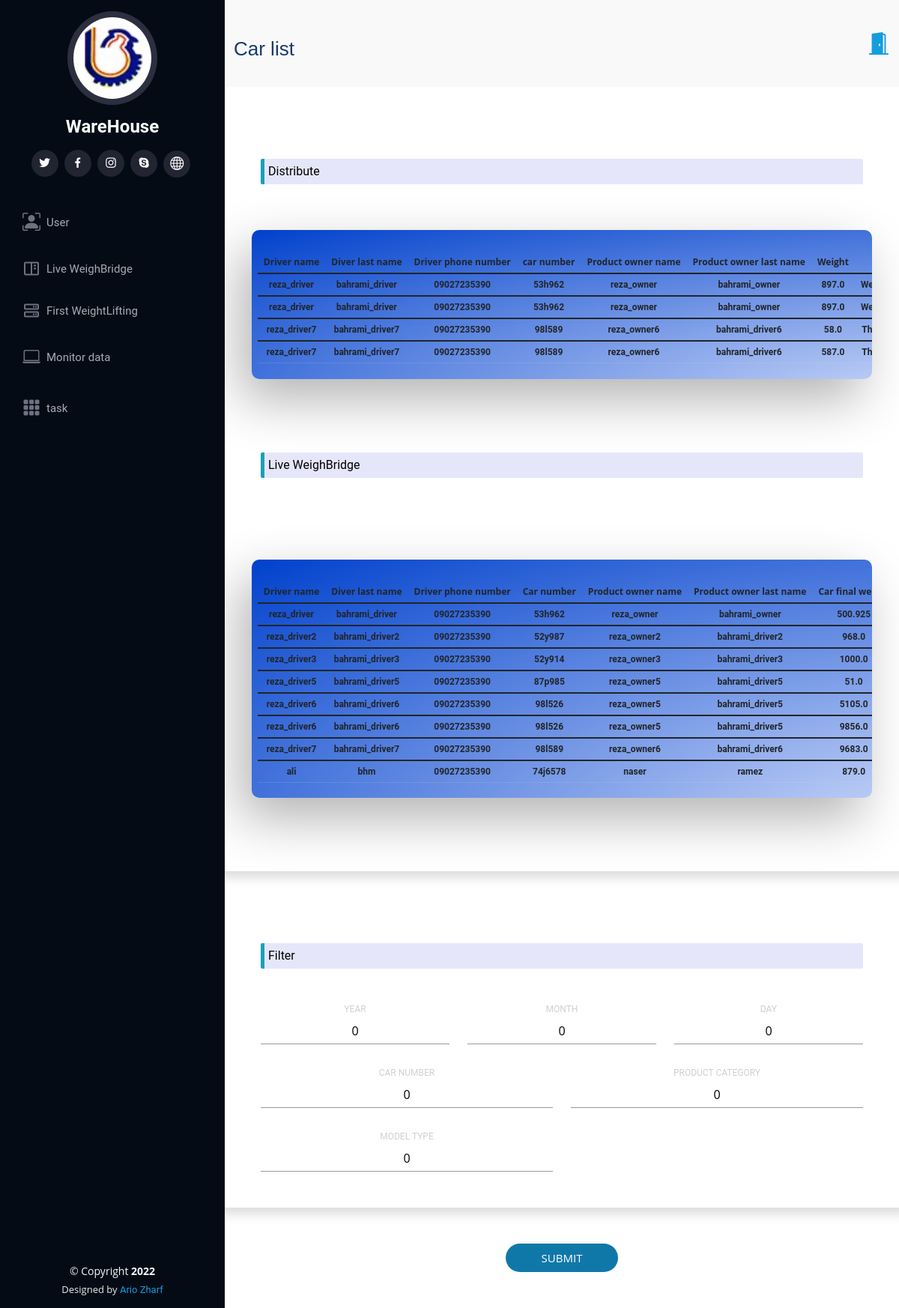
Screenshot of /car/list/0/0/0/0/0/0/ (signed in) with the database file from the repository.
### WareHouseApp/models.py (models this page shows, shortened)
class Driver(models.Model):
    name = models.CharField(max_length=25)
    last_name = models.CharField(max_length=25)
    phone_number = models.CharField(max_length=12)
    driver_id = models.CharField(default=str(uuid1().int), max_length=250, primary_key=True)
    car = models.ForeignKey(Car, on_delete=models.CASCADE)

class Car(models.Model):
    car_number = models.CharField(max_length=20)
    live_product = models.BooleanField(default=True)
    car_id = models.CharField(default=str(uuid1().int), max_length=250, primary_key=True)
    product_owner = models.ForeignKey(ProductOwner, models.PROTECT)

class ProductOwner(models.Model):
    name = models.CharField(max_length=25)
    last_name = models.CharField(max_length=25)
    product_owner_id = models.CharField(default=str(uuid1().int), max_length=300, primary_key=True)

class Distributed(models.Model):
    date = models.FloatField(default=time.time())
    weight = models.FloatField()
    sale_price = models.IntegerField()
    type_of_gender = (('C', "chicken"),
                      ('T', "turkey"),
                      ('Q', "quail"))
    product_category = models.CharField(choices=type_of_gender, max_length=1)
    bill_of_lading = models.CharField(default=str(uuid1().int), max_length=250, primary_key=True)
    number_of_box = models.IntegerField(null=True)
    driver = models.ForeignKey(Driver, on_delete=models.CASCADE)
    first_weight_lifting = models.ForeignKey(FirstWeightLifting, on_delete=models.CASCADE)
    sales_manager = models.ForeignKey(SalesManager, on_delete=models.CASCADE, null=True)

class LiveWeighbridge(models.Model):
    live_weighbridge_id = models.CharField(default=str(uuid1().int), max_length=250, primary_key=True)
    final_weight = models.FloatField(null=True)
    car_weight = models.FloatField(null=True)
    car_empty = models.BooleanField(default=False)
    weighting_date = models.FloatField(default=time.time())
    type_of_gender = (('C', "chicken"),
                      ('T', "turkey"),
                      ('Q', "quail"))
    product_category = models.CharField(max_length=1, choices=type_of_gender)
    slaughter_status = models.BooleanField(default=False)
    slaughter_start_date = models.FloatField(null=True)
    slaughter_finish_date = models.FloatField(null=True)
    buy_price = models.IntegerField()
    Live_Weighbridge_Manager = models.ForeignKey(LiveWeighbridgeManager, on_delete=models.PROTECT, null=True)
    driver = models.ForeignKey(Driver, on_delete=models.PROTECT)

### WareHouseApp/views.py (the view, shortened to what this page needs)
def car_list(requests, car_number='0', product_category='0', model_type='0', year='0', month='0', day='0'):
    if requests.user.is_authenticated:
        ceo_list = models.CEO.objects.all().filter(username=requests.user.username)
        if len(ceo_list) > 0 or requests.user.is_superuser:
            if model_type == '0':
                dist_list = models.Distributed.objects.all()
                lwb_list = models.LiveWeighbridge.objects.all()
            elif model_type == '1':
                dist_list = models.Distributed.objects.all()
                lwb_list = models.LiveWeighbridge.objects.all().filter(car_weight=-5248.0)
            elif model_type == '2':
                dist_list = models.Distributed.objects.all().filter(weight=-5248.0)
                lwb_list = models.LiveWeighbridge.objects.all().filter()
            else:
                dist_list = models.Distributed.objects.all().filter(weight=-5248.0)
                lwb_list = models.LiveWeighbridge.objects.all().filter(car_weight=-5248.0)
            if car_number != '0':
                dist_list = dist_list.filter(driver__car__car_number=car_number)
                lwb_list = lwb_list.filter(driver__car__car_number=car_number)
            if product_category == '1':
                dist_list = dist_list.filter(product_category='C')
                lwb_list = lwb_list.filter(product_category='C')
            elif product_category == '2':
                dist_list = dist_list.filter(product_category='T')
                lwb_list = lwb_list.filter(product_category='T')
            elif product_category == '3':
                dist_list = dist_list.filter(product_category='Q')
                lwb_list = lwb_list.filter(product_category='Q')
            car_temp = loader.get_template('WareHouseApp/car_list.html')
            dist_final_list = []
            for dist in dist_list:
                if dist.product_category == 'C':
                    prod_category = 'chicken'
                elif dist.product_category == 'T':
                    prod_category = 'turkey'
                elif dist.product_category == 'Q':
                    prod_category = 'quail'
                dist_final_list.append([
                    dist.driver.name, dist.driver.last_name, dist.driver.phone_number,
                    dist.driver.car.car_number,
                    dist.driver.car.product_owner.name, dist.driver.car.product_owner.last_name,
                    dist.weight, time.ctime(dist.date), dist.sale_price, prod_category,
                    dist.bill_of_lading, dist.number_of_box
                ])
            lwb_final_list = []
            for lwb in lwb_list:
                if lwb.product_category == 'C':
                    prod_category = 'Chicken'
                elif lwb.product_category == 'T':
                    prod_category = 'turkey'
                elif lwb.product_category == 'Q':
                    prod_category = 'Quail'
                lwb_final_list.append([
                    lwb.driver.name, lwb.driver.last_name, lwb.driver.phone_number,
                    lwb.driver.car.car_number,
                    lwb.driver.car.product_owner.name, lwb.driver.car.product_owner.last_name,
                    lwb.final_weight, lwb.car_weight, lwb.car_empty, time.ctime(lwb.weighting_date),
                    prod_category, lwb.slaughter_status, lwb.slaughter_start_date, lwb.slaughter_finish_date,
                    lwb.buy_price
                ])
            context = {
                'dist_list': dist_final_list,
                'lwb_list': lwb_final_list
            }
            return HttpResponse(car_temp.render(context))
    return HttpResponseRedirect(reverse('Error', args=["you can't access to this page"]))

### WareHouseApp/templates/WareHouseApp/car_list.html (shortened to what this page needs)
{% extends 'WareHouseApp/main.html' %}
{% load static %}
{% block title%}
<h2>Car list</h2>
{% endblock %}
{% block content %}
<div class=" cont">
         <div class="row form sign-in shadow p-5 mb-5 bg-white rounded d-flex align-items-stretch">
             <div class="col-12 mt-5 ">
                 <p class="partition" style="background-color: lavender;
                  border-radius: 2px;
                  border-left-style: solid;
                  border-left-color: #17a2b8;
                  border-left-width: 5px;
                  padding-left: 10px;
                  padding: 5px;
                  color: black;">Distribute</p>
             </div>
             <div class="fresh-table  full-color-blue badge filter badge-blue"  style="overflow-x: scroll;">
                      <table id="fresh-table" class="table">
                        <thead>
                          <th>Driver name</th>
                          <th>Diver last name</th>
                          <th>Driver phone number</th>
                          <th>car number</th>
                          <th>Product owner name</th>
                          <th>Product owner last name</th>
                          <th>Weight</th>
                          <th>Time</th>
                        </thead>
                        {% for dist in dist_list %}
                        <label >
                            <tbody>
                              <tr>
                                <td>{{ dist.0 }}</td>
                                <td>{{ dist.1 }}</td>
                                <td>{{ dist.2 }}</td>
                                <td>{{ dist.3 }}</td>
                                <td>{{ dist.4 }}</td>
                                <td>{{ dist.5 }}</td>
                                <td>{{ dist.6 }}</td>
                                <td>{{ dist.7 }}</td>
                              </tr>
                            </tbody>
                        </label>
                          {% endfor %}
                      </table>
             </div>
              <div class="col-12 mt-5 mb-5">
                 <p class="partition" style="background-color: lavender;
                  border-radius: 2px;
                  border-left-style: solid;
                  border-left-color: #17a2b8;
                  border-left-width: 5px;
                  padding-left: 10px;
                  padding: 5px;
                  color: black;">Live WeighBridge </p>
             </div>
             <div class="fresh-table full-color-blue badge filter badge-blue" style="overflow-x: scroll;" >
                      <table id="fresh-table" class="table">
                        <thead>
                          <th>Driver name</th>
                          <th>Diver last name</th>
                          <th>Driver phone number</th>
                          <th>Car number</th>
                          <th>Product owner name</th>
                          <th>Product owner last name</th>
                          <th>Car final weight</th>
                        </thead>
                        {% for lwb in lwb_list %}
                        <label >
                            <tbody>
                              <tr>
                                <td>{{ lwb.0 }}</td>
                                <td>{{ lwb.1 }}</td>
                                <td>{{ lwb.2 }}</td>
                                <td>{{ lwb.3 }}</td>
                                <td>{{ lwb.4 }}</td>
                                <td>{{ lwb.5 }}</td>
                                <td>{{ lwb.6 }}</td>
                              </tr>
                            </tbody>
                        </label>
                          {% endfor %}
                      </table>
             </div>
         </div>
    </div>
<form action="{% url 'Car_Filter' %}" method="post">
    <div class=" cont">
    <div class="row form sign-in shadow p-5 mb-5 bg-white rounded d-flex align-items-stretch">
       <div class="col-12 ">
         <p class="partition" style="background-color: lavender;
          border-radius: 2px;
          border-left-style: solid;
          border-left-color: #17a2b8;
          border-left-width: 5px;
          padding-left: 10px;
          padding: 5px;
          color: black;">Filter</p>
       </div>
          <div class="col-4">
             <label for="year">
            <span >year</span>
            <input type="text" id="year" name="year"  value="0"/>
          </label>
          </div>
          <div class="col-4">
             <label for="month">
                <span >month</span>
                <input type="text" id="month" name="month" value="0"/>
             </label>
          </div>
         <div class="col-4">
         <label for="day">
            <span >day</span>
            <input  type="text" id="day" name="day" value="0"/>
         </label>
         </div>
         <div class="col-6">
         <label for="car_number">
            <span >Car number</span>
            <input  type="text" id="car_number" name="car_number" value="0"/>
         </label>
         </div>
         <div class="col-6">
         <label for="product_category">
            <span >Product category</span>
            <input  type="text" id="product_category" name="product_category" value="0"/>
         </label>
         </div>
         <div class="col-6">
         <label for="model_type">
            <span >Model type</span>
            <input  type="text" id="model_type" name="model_type" value="0"/>
         </label>
         </div>
    </div>
            <button type="submit" class="submit text-center col-2 p-2 mb-5">submit</button>
    </div>
</form>
{% endblock %}

### WareHouseApp/static/WareHouseApp/assets/css/demo.css (style rules this page uses)
body { background: #938982; background: url('../img/bg.jpg'); background-size: cover; height: 100vh; background-attachment: fixed; background-size: 100% 100%; }
.fresh-table { margin-top: 45px; box-shadow: -15px 27px 69px rgba(0,0,0,.30); margin-bottom: 50px; }
h2 { font-size: 28px; }

### WareHouseApp/static/WareHouseApp/css/logincss.css (style rules this page uses)
html { height: 100%; }
body { height: 100%; margin: 0; background-repeat: no-repeat; background-attachment: fixed; }
_________________________________________________________________ *, *:before, *:after { box-sizing: border-box; margin: 0; padding: 0; }
body { font-family: 'Open Sans', Helvetica, Arial, sans-serif; background: #ffffff; }
input, button { border: none; outline: none; background: none; font-family: 'Open Sans', Helvetica, Arial, sans-serif; }
.cont { overflow: hidden; position: relative; width: $contW; margin: ; background: #fff; }
.form { position: relative; width: $formW; height: 100%; transition: transform $switchAT ease-in-out; padding: 50px 30px 0; }
button { display: block; margin: 0 auto; width: $inputW; height: $btnH; border-radius: 30px; color: #fff; font-size: 15px; cursor: pointer; }
h2 { width: 100%; font-size: 26px; text-align: left; }
input { display: block; width: 100%; margin-top: 5px; padding-bottom: 5px; font-size: 16px; border-bottom: 1px solid rgba(0,0,0,0.4); text-align: center; }
.submit { margin-top: 40px; margin-bottom: 20px; background: #1078a9; text-transform: uppercase; }

### WareHouseApp/static/WareHouseApp/css/style.css (style rules this page uses)
body { font-family: "Open Sans", sans-serif; color: #173b6c; }
h1, h2, h3, h4, h5, h6 { font-family: "Raleway", sans-serif; }
.breadcrumbs h2 { font-size: 26px; font-weight: 300; }

### rows the page displays
Driver: name "reza_driver" "reza_driver", last_name "bahrami_driver" "bahrami_driver", phone_number "09027235390" "09027235390", name "reza_driver", last_name "bahrami_driver", phone_number "09027235390"
Car: car_number "53h962" "53h962", car_number "53h962"
ProductOwner: name "reza_owner" "reza_owner", last_name "bahrami_owner" "bahrami_owner", name "reza_owner", last_name "bahrami_owner"
Distributed: weight "897.0"
Distributed: weight "897.0"
Driver: name "reza_driver7" "reza_driver7", last_name "bahrami_driver7" "bahrami_driver7", phone_number "09027235390" "09027235390", name "reza_driver7", last_name "bahrami_driver7", phone_number "09027235390"
Car: car_number "98l589" "98l589", car_number "98l589"
ProductOwner: name "reza_owner6" "reza_owner6", last_name "bahrami_driver6" "bahrami_driver6", name "reza_owner6", last_name "bahrami_driver6"
Distributed: weight "58.0"
Distributed: weight "587.0"
LiveWeighbridge: final_weight "500.925"
Driver: name "reza_driver2", last_name "bahrami_driver2", phone_number "09027235390"
Car: car_number "52y987"
ProductOwner: name "reza_owner2", last_name "bahrami_driver2"
LiveWeighbridge: final_weight "968.0"
Driver: name "reza_driver3", last_name "bahrami_driver3", phone_number "09027235390"
Car: car_number "52y914"
ProductOwner: name "reza_owner3", last_name "bahrami_driver3"
LiveWeighbridge: final_weight "1000.0"
Driver: name "reza_driver5", last_name "bahrami_driver5", phone_number "09027235390"
Car: car_number "87p985"
ProductOwner: name "reza_owner5" "reza_owner5" "reza_owner5", last_name "bahrami_driver5" "bahrami_driver5" "bahrami_driver5"
LiveWeighbridge: final_weight "51.0"
Driver: name "reza_driver6" "reza_driver6", last_name "bahrami_driver6" "bahrami_driver6", phone_number "09027235390" "09027235390"
Car: car_number "98l526" "98l526"
LiveWeighbridge: final_weight "5105.0"
LiveWeighbridge: final_weight "9856.0"
LiveWeighbridge: final_weight "9683.0"
Driver: name "ali", last_name "bhm", phone_number "09027235390"
Car: car_number "74j6578"
ProductOwner: name "naser", last_name "ramez"
LiveWeighbridge: final_weight "879.0"
